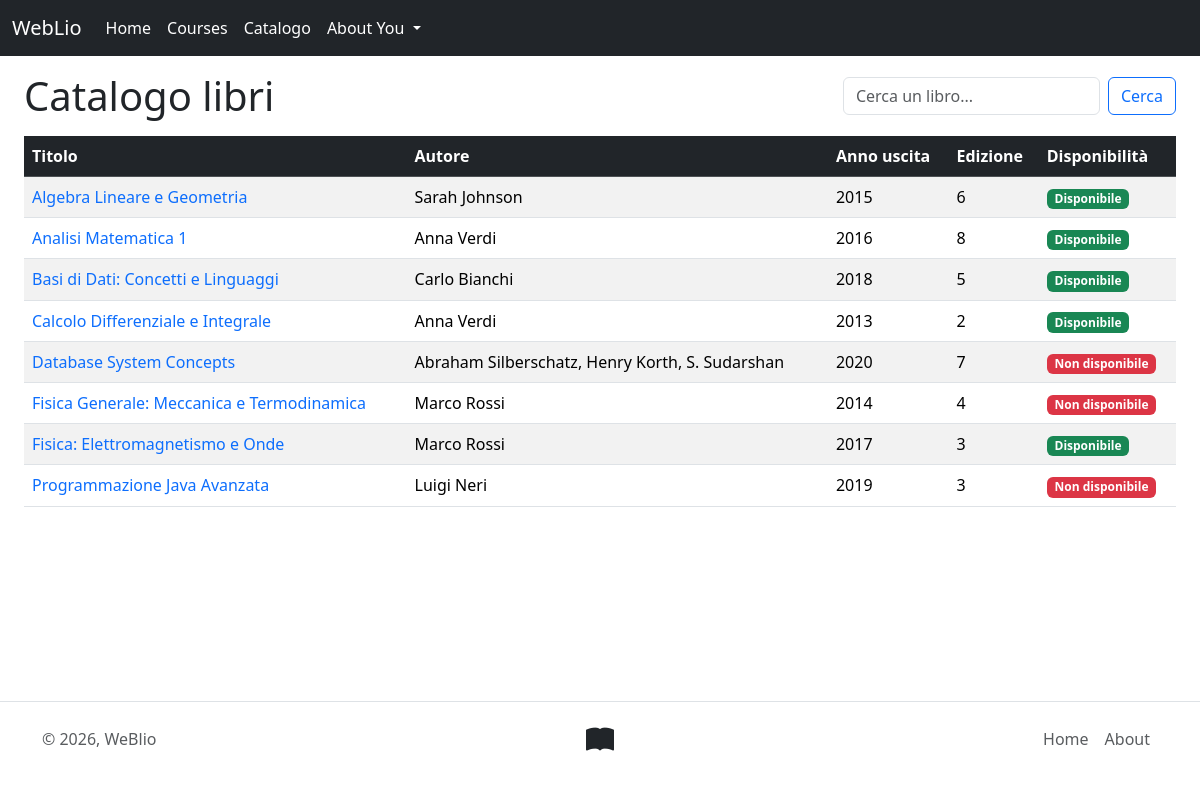
The app's page /php/catalogo.php with its own data.
### tables this page shows
CREATE TABLE IF NOT EXISTS `libri`(
`codice_libro` INT AUTO_INCREMENT,
`nome_libro` VARCHAR(50) NOT NULL, 
`edizione` INT NOT NULL,
`data_uscita` INT NOT NULL,
`descrizione` TEXT,
`immagine_libro` VARCHAR(50),
`disponibile` INT DEFAULT 0,
PRIMARY KEY(`codice_libro`),
INDEX `idx_libri`(`nome_libro` ASC)
);

### php/catalogo.php (called while the page is built)
<?php
    require_once("db/Bootstrap.php");
    $templateParams["titolo"] = "WebLio - Catalogo";
    $q = isset($_GET["q"]) ? trim($_GET["q"]) : "";
    $course = isset($_GET["course"]) ? (int) $_GET["course"] : 0;
    $templateParams["h1"] = "Catalogo libri";
    $templateParams["selectedCourse"] = $course;
    $templateParams["css"] = "../html/css/catalogo.css";
    $templateParams["header"] = "template/headerCatalogue.php";
    $templateParams["baseUpperPage"] = "template/library-form.php";
    $templateParams["Libri"] = $dbh->getBooksBySearch($q,$course);
    require("template/base.php");
?>

### php/db/db.php (called while the page is built, shortened)
<?php
class DatabaseHelper
{
  private $db;
  public function __construct($servername, $username, $password, $dbname, $port)
  {
    $this->db = new mysqli($servername, $username, $password, $dbname, $port);
  }
  public function getBooksBySearch($search, $courseId){
    $search = trim($search);
    $query = "SELECT l.*, GROUP_CONCAT(CONCAT(a.nome_autore,' ',a.cognome_autore) SEPARATOR ', ') AS autore_completo
              FROM libri l
              LEFT JOIN autore_libro al ON l.codice_libro = al.codice_libro
              LEFT JOIN autori a ON a.codice_autore = al.codice_autore";
    $params = [];
    $types  = "";
    if ($courseId != 0) {
        $query .= " INNER JOIN libro_corso lc ON lc.codice_libro = l.codice_libro ";
        $query .= " WHERE lc.codice_corso = ? ";
        $params[] = (int)$courseId;
        $types .= "i";
    } else {
        $query .= " WHERE 1=1 ";
    }if($search !== "") {
        $like = "%".$search."%";
        $query .= " AND (l.nome_libro LIKE ?
                   OR CAST(l.data_uscita AS CHAR) LIKE ?
                   OR EXISTS (
                   SELECT 1
                   FROM autore_libro al2
                   JOIN autori a2 ON a2.codice_autore = al2.codice_autore
                   WHERE al2.codice_libro = l.codice_libro
                   AND CONCAT(a2.nome_autore,' ',a2.cognome_autore) LIKE ?)) ";
        $params[] = $like; $types .= "s";
        $params[] = $like; $types .= "s";
        $params[] = $like; $types .= "s";
    }
    $query .= "
        GROUP BY l.codice_libro
        ORDER BY l.nome_libro ASC
    ";
    $stmt = $this->db->prepare($query);
    $stmt->execute();
    $result = $stmt->get_result();
    return $result->fetch_all(MYSQLI_ASSOC);
  }
}

### php/db/Bootstrap.php (called while the page is built, shortened)
<?php
require_once ROOT_PATH . 'db\db.php';
$dbh = new DatabaseHelper("localhost", "root", "", "weblio", 3306);
?>

### php/template/library-form.php (the view)
<div class="d-flex flex-column flex-md-row justify-content-between align-items-stretch align-items-md-center gap-2 mb-3">
    <h1 class="m-0"><?= $templateParams["h1"] ?></h1>
    <form class="d-flex gap-2" method="GET" action="catalogo.php">
        <input
            class="form-control"
            type="search"
            name="q"
            placeholder="Cerca un libro..."
            aria-label="Search">
        <button class="btn btn-outline-primary flex-shrink-0" type="submit">Cerca</button>
    </form>
</div>
<div class="table-responsive">
  <table class="table table-striped table-hover align-middle">
      <thead class="table-dark">
          <tr>
              <th scope="col">Titolo</th>
              <th scope="col" class="d-none d-md-table-cell">Autore</th>
              <th scope="col" class="d-none d-lg-table-cell">Anno uscita</th>
              <th scope="col" class="d-none d-lg-table-cell">Edizione</th>
              <th scope="col">Disponibilità</th>
          </tr>
      </thead>
      <tbody>
          <?php foreach ($templateParams["Libri"] as $libro): ?>
          <tr>
              <td>
                <a href="book.php?id=<?= $libro["codice_libro"] ?>">
                  <?= htmlspecialchars($libro["nome_libro"]) ?>
                </a>
              </td>
              <td class="d-none d-md-table-cell">
                <?= htmlspecialchars($libro["autore_completo"]) ?>
              </td>
              <td class="d-none d-lg-table-cell">
                <?= htmlspecialchars($libro["data_uscita"]) ?>
              </td>
              <td class="d-none d-lg-table-cell">
                <?= htmlspecialchars($libro["edizione"]) ?>
              </td>
              <td>
                  <?php if ($libro["disponibile"] == 0): ?>
                      <span class="badge bg-success disp">Disponibile</span>
                  <?php else: ?>
                      <span class="badge bg-danger disp">Non disponibile</span>
                  <?php endif; ?>
              </td>
          </tr>
          <?php endforeach; ?>
      </tbody>
  </table>
</div>

### css/styles.css (style rules this page uses)
a { text-decoration: none; }
.disp { cursor:default; }

### records on screen
libri: nome_libro "Algebra Lineare e Geometria", autore_completo "Sarah Johnson", data_uscita "2015", edizione "6", disponibile "Disponibile"
libri: nome_libro "Analisi Matematica 1", autore_completo "Anna Verdi", data_uscita "2016", edizione "8", disponibile "Disponibile"
libri: nome_libro "Basi di Dati: Concetti e Linguaggi", autore_completo "Carlo Bianchi", data_uscita "2018", edizione "5", disponibile "Disponibile"
libri: nome_libro "Calcolo Differenziale e Integrale", autore_completo "Anna Verdi", data_uscita "2013", edizione "2", disponibile "Disponibile"
libri: nome_libro "Database System Concepts", autore_completo "Abraham Silberschatz, Henry Korth, S. Sudarshan", data_uscita "2020", edizione "7", disponibile "Non disponibile"
libri: nome_libro "Fisica Generale: Meccanica e Termodinamica", autore_completo "Marco Rossi", data_uscita "2014", edizione "4", disponibile "Non disponibile"
libri: nome_libro "Fisica: Elettromagnetismo e Onde", autore_completo "Marco Rossi", data_uscita "2017", edizione "3", disponibile "Disponibile"
libri: nome_libro "Programmazione Java Avanzata", autore_completo "Luigi Neri", data_uscita "2019", edizione "3", disponibile "Non disponibile"

### other values on screen
$templateParams["h1"] "Catalogo libri"
